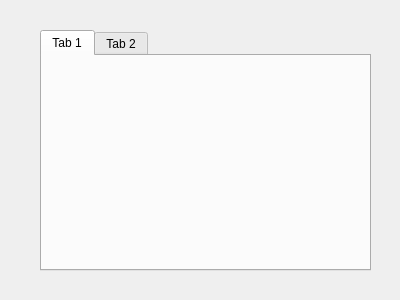
<?xml version="1.0" encoding="UTF-8"?>
<ui version="4.0">
 <class>Form</class>
 <widget class="QWidget" name="Form">
  <property name="geometry">
   <rect>
    <x>0</x>
    <y>0</y>
    <width>400</width>
    <height>300</height>
   </rect>
  </property>
  <property name="windowTitle">
   <string>Form</string>
  </property>
  <widget class="QTabWidget" name="tabWidget">
   <property name="geometry">
    <rect>
     <x>40</x>
     <y>30</y>
     <width>331</width>
     <height>241</height>
    </rect>
   </property>
   <widget class="QWidget" name="tab">
    <attribute name="title">
     <string>Tab 1</string>
    </attribute>
   </widget>
   <widget class="QWidget" name="tab_2">
    <attribute name="title">
     <string>Tab 2</string>
    </attribute>
   </widget>
  </widget>
 </widget>
 <resources/>
 <connections/>
</ui>
